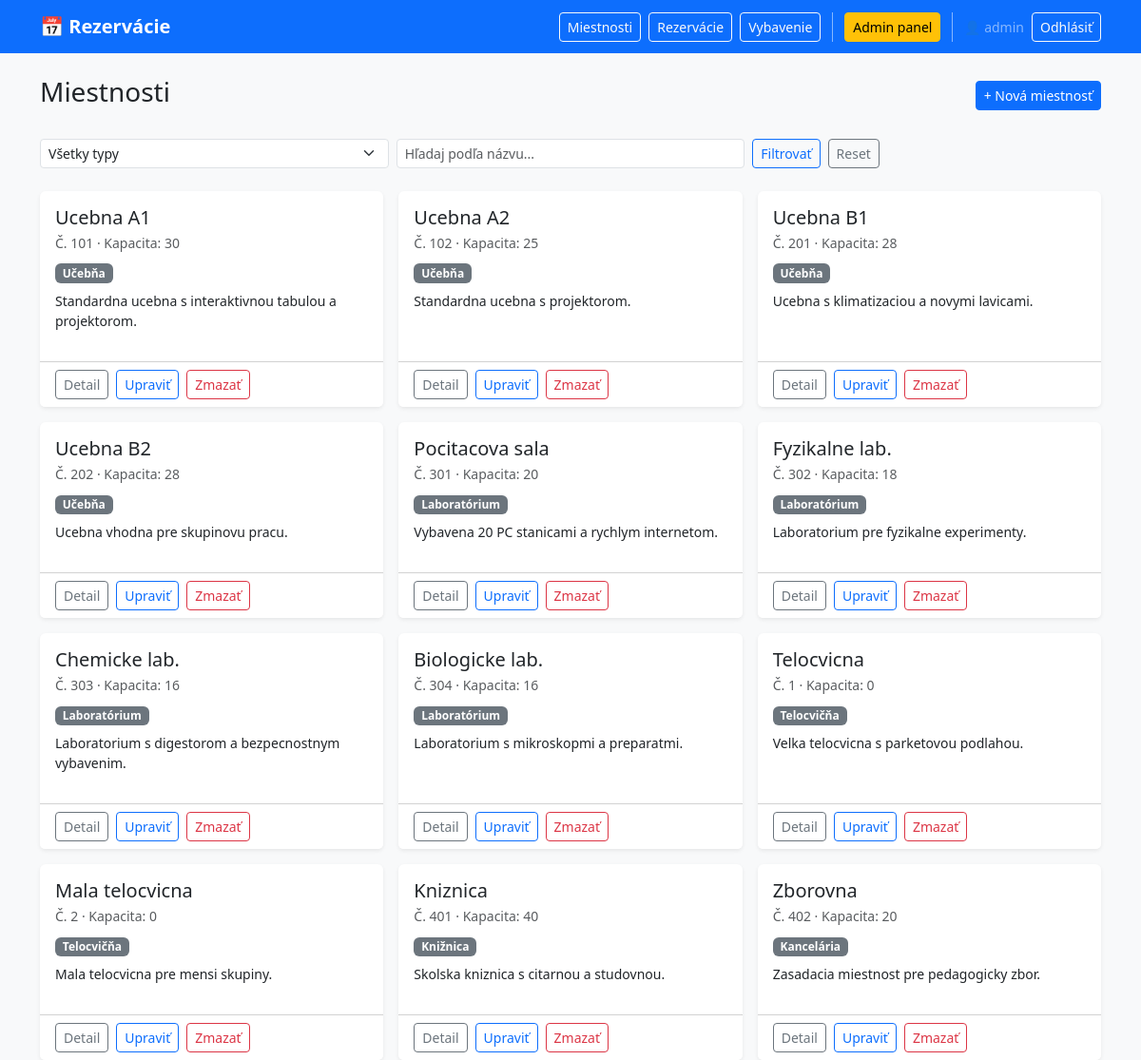
/rezervacie/miestnosti/ (signed in), run on the app's committed database.
### rezervacie/models.py (models this page shows, shortened)
class Room(models.Model):
    class Typ(models.TextChoices):
        UCEBNA       = "UC", "Učebňa"
        LABORATORIUM = "LA", "Laboratórium"
        TELOCVICNA   = "TE", "Telocvičňa"
        KANCELARIA   = "KA", "Kancelária"
        KNIZNICA     = "KN", "Knižnica"
        INE          = "IN", "Iné"
    nazovMiestnosti    = models.CharField(max_length=100)
    cisloMiestnosti    = models.IntegerField()
    kapacitaMiestnosti = models.IntegerField()
    typMiestnosti      = models.CharField(max_length=2, choices=Typ.choices, default=Typ.INE)
    popisMiestnosti    = models.CharField(max_length=500, null=True, blank=True)

### rezervacie/views.py (the view)
# urls.py: path("miestnosti/",                views.room_list,   name="room_list"),
@login_required
def room_list(request):
    rooms = Room.objects.all()
    typ    = request.GET.get("typ")
    search = request.GET.get("search", "").strip()
    if typ:
        rooms = rooms.filter(typMiestnosti=typ)
    if search:
        rooms = rooms.filter(
            Q(nazovMiestnosti__icontains=search) | Q(cisloMiestnosti__icontains=search)
        )
    return render(request, "rezervacie/room_list.html", {
        "rooms": rooms,
        "typy": Room.Typ.choices,
    })

### rezervacie/templates/rezervacie/room_list.html (shortened to what this page needs)
{% extends "rezervacie/base.html" %}
{% block content %}
<div class="d-flex justify-content-between align-items-center mb-4">
  <h3>Miestnosti</h3>
  {% if request.user.is_staff %}
    <a href="{% url 'room_create' %}" class="btn btn-primary btn-sm">+ Nová miestnosť</a>
  {% endif %}
</div>
<form method="get" class="row g-2 mb-4">
  <div class="col-md-4">
    <select name="typ" class="form-select form-select-sm">
      <option value="">Všetky typy</option>
    </select>
  </div>
  <div class="col-md-4">
    <input type="text" name="search" class="form-control form-control-sm" value="{{ request.GET.search }}" placeholder="Hľadaj podľa názvu...">
  </div>
  <div class="col-md-4 d-flex gap-2">
    <button type="submit" class="btn btn-outline-primary btn-sm">Filtrovať</button>
    <a href="{% url 'room_list' %}" class="btn btn-outline-secondary btn-sm">Reset</a>
  </div>
</form>
<div class="row g-3">
  {% for room in rooms %}
  <div class="col-md-4">
    <div class="card h-100 shadow-sm">
      <div class="card-body">
        <h5 class="card-title mb-1">{{ room.nazovMiestnosti }}</h5>
        <p class="text-muted small mb-2">
          Č. {{ room.cisloMiestnosti }} · Kapacita: {{ room.kapacitaMiestnosti }}
        </p>
        <span class="badge bg-secondary">{{ room.get_typMiestnosti_display }}</span>
        {% if room.popisMiestnosti %}
          <p class="mt-2 small">{{ room.popisMiestnosti }}</p>
        {% endif %}
      </div>
      <div class="card-footer bg-white d-flex gap-2">
        <a href="{% url 'room_detail' room.pk %}" class="btn btn-sm btn-outline-secondary">Detail</a>
        {% if request.user.is_staff %}
          <a href="{% url 'room_edit' room.pk %}" class="btn btn-sm btn-outline-primary">Upraviť</a>
          <a href="{% url 'room_delete' room.pk %}" class="btn btn-sm btn-outline-danger">Zmazať</a>
        {% endif %}
      </div>
    </div>
  </div>
  {% empty %}
    <p class="text-muted">Žiadne miestnosti.</p>
  {% endfor %}
</div>
{% endblock %}

### rezervacie/templates/rezervacie/base.html (shortened to what this page needs)
<!DOCTYPE html>
<html lang="sk">
<head>
  <link href="https://cdn.jsdelivr.net/npm/bootstrap@5.3.3/dist/css/bootstrap.min.css" rel="stylesheet" />
</head>
<body>
<nav class="navbar navbar-expand-lg navbar-dark bg-primary mb-4">
  <div class="container">
    <a class="navbar-brand fw-bold" href="{% url 'index' %}">📅 Rezervácie</a>
    <div class="ms-auto d-flex align-items-center gap-2">
      {% if user.is_authenticated %}
        <a href="{% url 'room_list' %}" class="btn btn-outline-light btn-sm">Miestnosti</a>
        <a href="{% url 'reservation_list' %}" class="btn btn-outline-light btn-sm">Rezervácie</a>
        <a href="{% url 'equipment_list' %}" class="btn btn-outline-light btn-sm">Vybavenie</a>
        {% if user.is_staff %}
          <a href="{% url 'admin_dashboard' %}" class="btn btn-warning btn-sm">Admin panel</a>
        {% endif %}
        <span class="text-white-50 small">👤 {{ user.username }}</span>
        <a href="{% url 'logout' %}" class="btn btn-outline-light btn-sm">Odhlásiť</a>
      {% else %}
        <a href="{% url 'login' %}" class="btn btn-outline-light btn-sm">Prihlásiť</a>
        <a href="{% url 'register' %}" class="btn btn-light btn-sm">Registrovať</a>
      {% endif %}
    </div>
  </div>
</nav>
<div class="container">
  {% block content %}{% endblock %}
</div>
</body>
</html>

### rezervacie/templates/rezervacie/base.html (style rules this page uses)
body { background: #f8f9fa; }
.card { border: none; }

### data on the page
Room: nazovMiestnosti "Ucebna A1", cisloMiestnosti "101", kapacitaMiestnosti "30", typMiestnosti "Učebňa", popisMiestnosti "Standardna ucebna s interaktivnou tabulou a projektorom."
Room: nazovMiestnosti "Ucebna A2", cisloMiestnosti "102", kapacitaMiestnosti "25", typMiestnosti "Učebňa", popisMiestnosti "Standardna ucebna s projektorom."
Room: nazovMiestnosti "Ucebna B1", cisloMiestnosti "201", kapacitaMiestnosti "28", typMiestnosti "Učebňa", popisMiestnosti "Ucebna s klimatizaciou a novymi lavicami."
Room: nazovMiestnosti "Ucebna B2", cisloMiestnosti "202", kapacitaMiestnosti "28", typMiestnosti "Učebňa", popisMiestnosti "Ucebna vhodna pre skupinovu pracu."
Room: nazovMiestnosti "Pocitacova sala", cisloMiestnosti "301", kapacitaMiestnosti "20", typMiestnosti "Laboratórium", popisMiestnosti "Vybavena 20 PC stanicami a rychlym internetom."
Room: nazovMiestnosti "Fyzikalne lab.", cisloMiestnosti "302", kapacitaMiestnosti "18", typMiestnosti "Laboratórium", popisMiestnosti "Laboratorium pre fyzikalne experimenty."
Room: nazovMiestnosti "Chemicke lab.", cisloMiestnosti "303", kapacitaMiestnosti "16", typMiestnosti "Laboratórium", popisMiestnosti "Laboratorium s digestorom a bezpecnostnym vybavenim."
Room: nazovMiestnosti "Biologicke lab.", cisloMiestnosti "304", kapacitaMiestnosti "16", typMiestnosti "Laboratórium", popisMiestnosti "Laboratorium s mikroskopmi a preparatmi."
Room: nazovMiestnosti "Telocvicna", cisloMiestnosti "1", kapacitaMiestnosti "0", typMiestnosti "Telocvičňa", popisMiestnosti "Velka telocvicna s parketovou podlahou."
Room: nazovMiestnosti "Mala telocvicna", cisloMiestnosti "2", kapacitaMiestnosti "0", typMiestnosti "Telocvičňa", popisMiestnosti "Mala telocvicna pre mensi skupiny."
Room: nazovMiestnosti "Kniznica", cisloMiestnosti "401", kapacitaMiestnosti "40", typMiestnosti "Knižnica", popisMiestnosti "Skolska kniznica s citarnou a studovnou."
Room: nazovMiestnosti "Zborovna", cisloMiestnosti "402", kapacitaMiestnosti "20", typMiestnosti "Kancelária", popisMiestnosti "Zasadacia miestnost pre pedagogicky zbor."

### other printed values
{{ user.username }} "admin"
